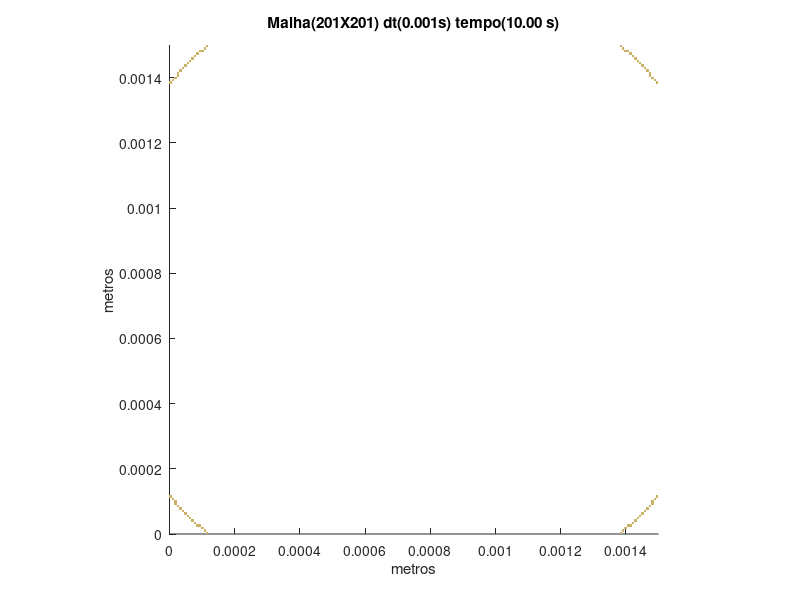

MATLAB code for this plot:
set (gca,'PlotBoxAspectRatio',[1 1 1],'Xlim',[0,0.0015],'Ylim',[0,0.0015])
hold on
title('Malha(201X201) dt(0.001s) tempo(10.00 s)')
hold on
ylabel('metros')
hold on
xlabel('metros')
hold on

fill([0.000111940298507463 0.000111940298507463 0.000119402985074627 0.000119402985074627],[0 7.46268656716418E-06 7.46268656716418E-06 0],[0.8,0.7,0.4],'LineStyle','none')

fill([0.00138059701492537 0.00138059701492537 0.00138805970149254 0.00138805970149254],[0 7.46268656716418E-06 7.46268656716418E-06 0],[0.8,0.7,0.4],'LineStyle','none')

fill([0.000104477611940299 0.000104477611940299 0.000111940298507463 0.000111940298507463],[7.46268656716418E-06 1.49253731343284E-05 1.49253731343284E-05 7.46268656716418E-06],[0.8,0.7,0.4],'LineStyle','none')

fill([0.00138805970149254 0.00138805970149254 0.0013955223880597 0.0013955223880597],[7.46268656716418E-06 1.49253731343284E-05 1.49253731343284E-05 7.46268656716418E-06],[0.8,0.7,0.4],'LineStyle','none')

fill([9.70149253731343E-05 9.70149253731343E-05 0.000104477611940299 0.000104477611940299],[1.49253731343284E-05 2.23880597014925E-05 2.23880597014925E-05 1.49253731343284E-05],[0.8,0.7,0.4],'LineStyle','none')

fill([0.0013955223880597 0.0013955223880597 0.00140298507462687 0.00140298507462687],[1.49253731343284E-05 2.23880597014925E-05 2.23880597014925E-05 1.49253731343284E-05],[0.8,0.7,0.4],'LineStyle','none')

fill([8.2089552238806E-05 8.2089552238806E-05 8.95522388059702E-05 8.95522388059702E-05],[2.23880597014925E-05 2.98507462686567E-05 2.98507462686567E-05 2.23880597014925E-05],[0.8,0.7,0.4],'LineStyle','none')

fill([8.95522388059702E-05 8.95522388059702E-05 9.70149253731343E-05 9.70149253731343E-05],[2.23880597014925E-05 2.98507462686567E-05 2.98507462686567E-05 2.23880597014925E-05],[0.8,0.7,0.4],'LineStyle','none')

fill([0.00140298507462687 0.00140298507462687 0.00141044776119403 0.00141044776119403],[2.23880597014925E-05 2.98507462686567E-05 2.98507462686567E-05 2.23880597014925E-05],[0.8,0.7,0.4],'LineStyle','none')

fill([0.00141044776119403 0.00141044776119403 0.00141791044776119 0.00141791044776119],[2.23880597014925E-05 2.98507462686567E-05 2.98507462686567E-05 2.23880597014925E-05],[0.8,0.7,0.4],'LineStyle','none')

fill([7.46268656716418E-05 7.46268656716418E-05 8.2089552238806E-05 8.2089552238806E-05],[2.98507462686567E-05 3.73134328358209E-05 3.73134328358209E-05 2.98507462686567E-05],[0.8,0.7,0.4],'LineStyle','none')

fill([0.00141791044776119 0.00141791044776119 0.00142537313432836 0.00142537313432836],[2.98507462686567E-05 3.73134328358209E-05 3.73134328358209E-05 2.98507462686567E-05],[0.8,0.7,0.4],'LineStyle','none')

fill([6.71641791044776E-05 6.71641791044776E-05 7.46268656716418E-05 7.46268656716418E-05],[3.73134328358209E-05 4.47761194029851E-05 4.47761194029851E-05 3.73134328358209E-05],[0.8,0.7,0.4],'LineStyle','none')

fill([0.00142537313432836 0.00142537313432836 0.00143283582089552 0.00143283582089552],[3.73134328358209E-05 4.47761194029851E-05 4.47761194029851E-05 3.73134328358209E-05],[0.8,0.7,0.4],'LineStyle','none')

fill([5.97014925373134E-05 5.97014925373134E-05 6.71641791044776E-05 6.71641791044776E-05],[4.47761194029851E-05 5.22388059701493E-05 5.22388059701493E-05 4.47761194029851E-05],[0.8,0.7,0.4],'LineStyle','none')

fill([0.00143283582089552 0.00143283582089552 0.00144029850746269 0.00144029850746269],[4.47761194029851E-05 5.22388059701493E-05 5.22388059701493E-05 4.47761194029851E-05],[0.8,0.7,0.4],'LineStyle','none')

fill([5.22388059701493E-05 5.22388059701493E-05 5.97014925373134E-05 5.97014925373134E-05],[5.22388059701493E-05 5.97014925373134E-05 5.97014925373134E-05 5.22388059701493E-05],[0.8,0.7,0.4],'LineStyle','none')

fill([0.00144029850746269 0.00144029850746269 0.00144776119402985 0.00144776119402985],[5.22388059701493E-05 5.97014925373134E-05 5.97014925373134E-05 5.22388059701493E-05],[0.8,0.7,0.4],'LineStyle','none')

fill([4.47761194029851E-05 4.47761194029851E-05 5.22388059701493E-05 5.22388059701493E-05],[5.97014925373134E-05 6.71641791044776E-05 6.71641791044776E-05 5.97014925373134E-05],[0.8,0.7,0.4],'LineStyle','none')

fill([0.00144776119402985 0.00144776119402985 0.00145522388059702 0.00145522388059702],[5.97014925373134E-05 6.71641791044776E-05 6.71641791044776E-05 5.97014925373134E-05],[0.8,0.7,0.4],'LineStyle','none')

fill([3.73134328358209E-05 3.73134328358209E-05 4.47761194029851E-05 4.47761194029851E-05],[6.71641791044776E-05 7.46268656716418E-05 7.46268656716418E-05 6.71641791044776E-05],[0.8,0.7,0.4],'LineStyle','none')

fill([0.00145522388059702 0.00145522388059702 0.00146268656716418 0.00146268656716418],[6.71641791044776E-05 7.46268656716418E-05 7.46268656716418E-05 6.71641791044776E-05],[0.8,0.7,0.4],'LineStyle','none')

fill([2.98507462686567E-05 2.98507462686567E-05 3.73134328358209E-05 3.73134328358209E-05],[7.46268656716418E-05 8.2089552238806E-05 8.2089552238806E-05 7.46268656716418E-05],[0.8,0.7,0.4],'LineStyle','none')

fill([0.00146268656716418 0.00146268656716418 0.00147014925373134 0.00147014925373134],[7.46268656716418E-05 8.2089552238806E-05 8.2089552238806E-05 7.46268656716418E-05],[0.8,0.7,0.4],'LineStyle','none')

fill([2.23880597014925E-05 2.23880597014925E-05 2.98507462686567E-05 2.98507462686567E-05],[8.2089552238806E-05 8.95522388059702E-05 8.95522388059702E-05 8.2089552238806E-05],[0.8,0.7,0.4],'LineStyle','none')

fill([0.00147014925373134 0.00147014925373134 0.00147761194029851 0.00147761194029851],[8.2089552238806E-05 8.95522388059702E-05 8.95522388059702E-05 8.2089552238806E-05],[0.8,0.7,0.4],'LineStyle','none')

fill([1.49253731343284E-05 1.49253731343284E-05 2.23880597014925E-05 2.23880597014925E-05],[8.95522388059702E-05 9.70149253731343E-05 9.70149253731343E-05 8.95522388059702E-05],[0.8,0.7,0.4],'LineStyle','none')

fill([0.00147761194029851 0.00147761194029851 0.00148507462686567 0.00148507462686567],[8.95522388059702E-05 9.70149253731343E-05 9.70149253731343E-05 8.95522388059702E-05],[0.8,0.7,0.4],'LineStyle','none')

fill([1.49253731343284E-05 1.49253731343284E-05 2.23880597014925E-05 2.23880597014925E-05],[9.70149253731343E-05 0.000104477611940299 0.000104477611940299 9.70149253731343E-05],[0.8,0.7,0.4],'LineStyle','none')

fill([0.00147761194029851 0.00147761194029851 0.00148507462686567 0.00148507462686567],[9.70149253731343E-05 0.000104477611940299 0.000104477611940299 9.70149253731343E-05],[0.8,0.7,0.4],'LineStyle','none')

fill([7.46268656716418E-06 7.46268656716418E-06 1.49253731343284E-05 1.49253731343284E-05],[0.000104477611940299 0.000111940298507463 0.000111940298507463 0.000104477611940299],[0.8,0.7,0.4],'LineStyle','none')

fill([0.00148507462686567 0.00148507462686567 0.00149253731343284 0.00149253731343284],[0.000104477611940299 0.000111940298507463 0.000111940298507463 0.000104477611940299],[0.8,0.7,0.4],'LineStyle','none')

fill([0 0 7.46268656716418E-06 7.46268656716418E-06],[0.000111940298507463 0.000119402985074627 0.000119402985074627 0.000111940298507463],[0.8,0.7,0.4],'LineStyle','none')

fill([0.00149253731343284 0.00149253731343284 0.0015 0.0015],[0.000111940298507463 0.000119402985074627 0.000119402985074627 0.000111940298507463],[0.8,0.7,0.4],'LineStyle','none')

fill([0 0 7.46268656716418E-06 7.46268656716418E-06],[0.00138059701492537 0.00138805970149254 0.00138805970149254 0.00138059701492537],[0.8,0.7,0.4],'LineStyle','none')

fill([0.00149253731343284 0.00149253731343284 0.0015 0.0015],[0.00138059701492537 0.00138805970149254 0.00138805970149254 0.00138059701492537],[0.8,0.7,0.4],'LineStyle','none')

fill([7.46268656716418E-06 7.46268656716418E-06 1.49253731343284E-05 1.49253731343284E-05],[0.00138805970149254 0.0013955223880597 0.0013955223880597 0.00138805970149254],[0.8,0.7,0.4],'LineStyle','none')

fill([0.00148507462686567 0.00148507462686567 0.00149253731343284 0.00149253731343284],[0.00138805970149254 0.0013955223880597 0.0013955223880597 0.00138805970149254],[0.8,0.7,0.4],'LineStyle','none')

fill([1.49253731343284E-05 1.49253731343284E-05 2.23880597014925E-05 2.23880597014925E-05],[0.0013955223880597 0.00140298507462687 0.00140298507462687 0.0013955223880597],[0.8,0.7,0.4],'LineStyle','none')

fill([0.00147761194029851 0.00147761194029851 0.00148507462686567 0.00148507462686567],[0.0013955223880597 0.00140298507462687 0.00140298507462687 0.0013955223880597],[0.8,0.7,0.4],'LineStyle','none')

fill([2.23880597014925E-05 2.23880597014925E-05 2.98507462686567E-05 2.98507462686567E-05],[0.00140298507462687 0.00141044776119403 0.00141044776119403 0.00140298507462687],[0.8,0.7,0.4],'LineStyle','none')

fill([0.00147014925373134 0.00147014925373134 0.00147761194029851 0.00147761194029851],[0.00140298507462687 0.00141044776119403 0.00141044776119403 0.00140298507462687],[0.8,0.7,0.4],'LineStyle','none')

fill([2.23880597014925E-05 2.23880597014925E-05 2.98507462686567E-05 2.98507462686567E-05],[0.00141044776119403 0.00141791044776119 0.00141791044776119 0.00141044776119403],[0.8,0.7,0.4],'LineStyle','none')

fill([0.00147014925373134 0.00147014925373134 0.00147761194029851 0.00147761194029851],[0.00141044776119403 0.00141791044776119 0.00141791044776119 0.00141044776119403],[0.8,0.7,0.4],'LineStyle','none')

fill([2.98507462686567E-05 2.98507462686567E-05 3.73134328358209E-05 3.73134328358209E-05],[0.00141791044776119 0.00142537313432836 0.00142537313432836 0.00141791044776119],[0.8,0.7,0.4],'LineStyle','none')

fill([0.00146268656716418 0.00146268656716418 0.00147014925373134 0.00147014925373134],[0.00141791044776119 0.00142537313432836 0.00142537313432836 0.00141791044776119],[0.8,0.7,0.4],'LineStyle','none')

fill([3.73134328358209E-05 3.73134328358209E-05 4.47761194029851E-05 4.47761194029851E-05],[0.00142537313432836 0.00143283582089552 0.00143283582089552 0.00142537313432836],[0.8,0.7,0.4],'LineStyle','none')

fill([0.00145522388059702 0.00145522388059702 0.00146268656716418 0.00146268656716418],[0.00142537313432836 0.00143283582089552 0.00143283582089552 0.00142537313432836],[0.8,0.7,0.4],'LineStyle','none')

fill([4.47761194029851E-05 4.47761194029851E-05 5.22388059701493E-05 5.22388059701493E-05],[0.00143283582089552 0.00144029850746269 0.00144029850746269 0.00143283582089552],[0.8,0.7,0.4],'LineStyle','none')

fill([0.00144776119402985 0.00144776119402985 0.00145522388059702 0.00145522388059702],[0.00143283582089552 0.00144029850746269 0.00144029850746269 0.00143283582089552],[0.8,0.7,0.4],'LineStyle','none')

fill([5.22388059701493E-05 5.22388059701493E-05 5.97014925373134E-05 5.97014925373134E-05],[0.00144029850746269 0.00144776119402985 0.00144776119402985 0.00144029850746269],[0.8,0.7,0.4],'LineStyle','none')

fill([0.00144029850746269 0.00144029850746269 0.00144776119402985 0.00144776119402985],[0.00144029850746269 0.00144776119402985 0.00144776119402985 0.00144029850746269],[0.8,0.7,0.4],'LineStyle','none')

fill([5.97014925373134E-05 5.97014925373134E-05 6.71641791044776E-05 6.71641791044776E-05],[0.00144776119402985 0.00145522388059702 0.00145522388059702 0.00144776119402985],[0.8,0.7,0.4],'LineStyle','none')

fill([0.00143283582089552 0.00143283582089552 0.00144029850746269 0.00144029850746269],[0.00144776119402985 0.00145522388059702 0.00145522388059702 0.00144776119402985],[0.8,0.7,0.4],'LineStyle','none')

fill([6.71641791044776E-05 6.71641791044776E-05 7.46268656716418E-05 7.46268656716418E-05],[0.00145522388059702 0.00146268656716418 0.00146268656716418 0.00145522388059702],[0.8,0.7,0.4],'LineStyle','none')

fill([0.00142537313432836 0.00142537313432836 0.00143283582089552 0.00143283582089552],[0.00145522388059702 0.00146268656716418 0.00146268656716418 0.00145522388059702],[0.8,0.7,0.4],'LineStyle','none')

fill([7.46268656716418E-05 7.46268656716418E-05 8.2089552238806E-05 8.2089552238806E-05],[0.00146268656716418 0.00147014925373134 0.00147014925373134 0.00146268656716418],[0.8,0.7,0.4],'LineStyle','none')

fill([0.00141791044776119 0.00141791044776119 0.00142537313432836 0.00142537313432836],[0.00146268656716418 0.00147014925373134 0.00147014925373134 0.00146268656716418],[0.8,0.7,0.4],'LineStyle','none')

fill([8.2089552238806E-05 8.2089552238806E-05 8.95522388059702E-05 8.95522388059702E-05],[0.00147014925373134 0.00147761194029851 0.00147761194029851 0.00147014925373134],[0.8,0.7,0.4],'LineStyle','none')

fill([0.00141044776119403 0.00141044776119403 0.00141791044776119 0.00141791044776119],[0.00147014925373134 0.00147761194029851 0.00147761194029851 0.00147014925373134],[0.8,0.7,0.4],'LineStyle','none')

fill([8.95522388059702E-05 8.95522388059702E-05 9.70149253731343E-05 9.70149253731343E-05],[0.00147761194029851 0.00148507462686567 0.00148507462686567 0.00147761194029851],[0.8,0.7,0.4],'LineStyle','none')

fill([9.70149253731343E-05 9.70149253731343E-05 0.000104477611940299 0.000104477611940299],[0.00147761194029851 0.00148507462686567 0.00148507462686567 0.00147761194029851],[0.8,0.7,0.4],'LineStyle','none')

fill([0.0013955223880597 0.0013955223880597 0.00140298507462687 0.00140298507462687],[0.00147761194029851 0.00148507462686567 0.00148507462686567 0.00147761194029851],[0.8,0.7,0.4],'LineStyle','none')

fill([0.00140298507462687 0.00140298507462687 0.00141044776119403 0.00141044776119403],[0.00147761194029851 0.00148507462686567 0.00148507462686567 0.00147761194029851],[0.8,0.7,0.4],'LineStyle','none')

fill([0.000104477611940299 0.000104477611940299 0.000111940298507463 0.000111940298507463],[0.00148507462686567 0.00149253731343284 0.00149253731343284 0.00148507462686567],[0.8,0.7,0.4],'LineStyle','none')

fill([0.00138805970149254 0.00138805970149254 0.0013955223880597 0.0013955223880597],[0.00148507462686567 0.00149253731343284 0.00149253731343284 0.00148507462686567],[0.8,0.7,0.4],'LineStyle','none')

fill([0.000111940298507463 0.000111940298507463 0.000119402985074627 0.000119402985074627],[0.00149253731343284 0.0015 0.0015 0.00149253731343284],[0.8,0.7,0.4],'LineStyle','none')

fill([0.00138059701492537 0.00138059701492537 0.00138805970149254 0.00138805970149254],[0.00149253731343284 0.0015 0.0015 0.00149253731343284],[0.8,0.7,0.4],'LineStyle','none')
